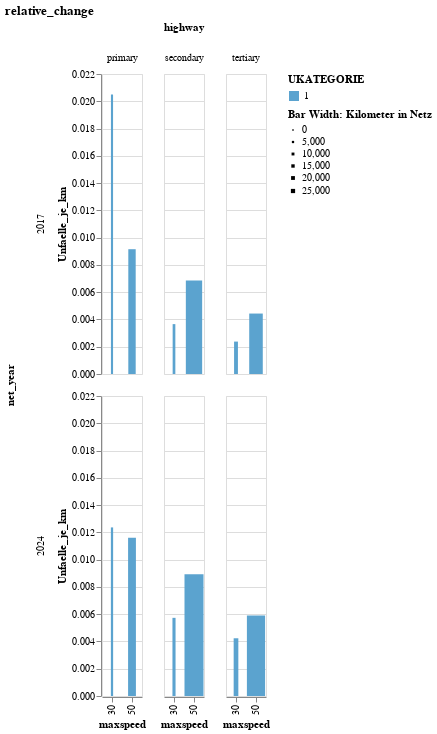

The cell this chart's notebook holds for it:
### Code cell
source = Acc2bufferedNet_grouped_allYears_wLength

source=source[source.highway.isin(['primary', 'secondary','tertiary',])]
source=source[source["UKATEGORIE"]==1]


alt.Chart(source, title="relative_change").mark_bar().encode(
    x='maxspeed',
    y='Unfaelle_je_km',
    color='UKATEGORIE:O',
    column="highway",
    tooltip=["UKATEGORIE","count","Unfaelle_je_km","length"],
    row="net_year",
    size=alt.Size('length:Q', legend=alt.Legend(title="Bar Width: Kilometer in Netz"))  # Set width based on 'length'
)

### Figure 1 — Vega-Lite specification as saved in the notebook (floating-point values rounded to 4 significant figures)
{"config": {"view": {"continuousWidth": 300, "continuousHeight": 300}}, "data": {"name": "data-69b6bec52b1e9b5a910aaae221c69eff"}, "mark": {"type": "bar"}, "encoding": {"color": {"field": "UKATEGORIE", "type": "ordinal"}, "column": {"field": "highway", "type": "nominal"}, "row": {"field": "net_year", "type": "nominal"}, "size": {"field": "length", "legend": {"title": "Bar Width: Kilometer in Netz"}, "type": "quantitative"}, "tooltip": [{"field": "UKATEGORIE", "type": "quantitative"}, {"field": "count", "type": "quantitative"}, {"field": "Unfaelle_je_km", "type": "quantitative"}, {"field": "length", "type": "quantitative"}], "x": {"field": "maxspeed", "type": "nominal"}, "y": {"field": "Unfaelle_je_km", "type": "quantitative"}}, "title": "relative_change", "$schema": "https://vega.github.io/schema/vega-lite/v5.20.1.json", "datasets": {"data-69b6bec52b1e9b5a910aaae221c69eff": [{"highway": "primary", "maxspeed": "30", "UKATEGORIE": 1, "count": 4, "net_year": "2017", "length": 195.2, "Unfaelle_je_km": 0.02049}, {"highway": "primary", "maxspeed": "50", "UKATEGORIE": 1, "count": 78, "net_year": "2017", "length": 8523.0, "Unfaelle_je_km": 0.009151}, {"highway": "secondary", "maxspeed": "30", "UKATEGORIE": 1, "count": 4, "net_year": "2017", "length": 1093.0, "Unfaelle_je_km": 0.003658}, {"highway": "secondary", "maxspeed": "50", "UKATEGORIE": 1, "count": 155, "net_year": "2017", "length": 22630.0, "Unfaelle_je_km": 0.006849}, {"highway": "tertiary", "maxspeed": "30", "UKATEGORIE": 1, "count": 7, "net_year": "2017", "length": 2945.0, "Unfaelle_je_km": 0.002377}, {"highway": "tertiary", "maxspeed": "50", "UKATEGORIE": 1, "count": 81, "net_year": "2017", "length": 18270.0, "Unfaelle_je_km": 0.004433}, {"highway": "primary", "maxspeed": "30", "UKATEGORIE": 1, "count": 5, "net_year": "2024", "length": 404.4, "Unfaelle_je_km": 0.01236}, {"highway": "primary", "maxspeed": "50", "UKATEGORIE": 1, "count": 107, "net_year": "2024", "length": 9218.0, "Unfaelle_je_km": 0.01161}, {"highway": "secondary", "maxspeed": "30", "UKATEGORIE": 1, "count": 10, "net_year": "2024", "length": 1745.0, "Unfaelle_je_km": 0.005732}, {"highway": "secondary", "maxspeed": "50", "UKATEGORIE": 1, "count": 240, "net_year": "2024", "length": 26870.0, "Unfaelle_je_km": 0.008933}, {"highway": "tertiary", "maxspeed": "30", "UKATEGORIE": 1, "count": 18, "net_year": "2024", "length": 4252.0, "Unfaelle_je_km": 0.004234}, {"highway": "tertiary", "maxspeed": "50", "UKATEGORIE": 1, "count": 151, "net_year": "2024", "length": 25600.0, "Unfaelle_je_km": 0.005897}]}}
